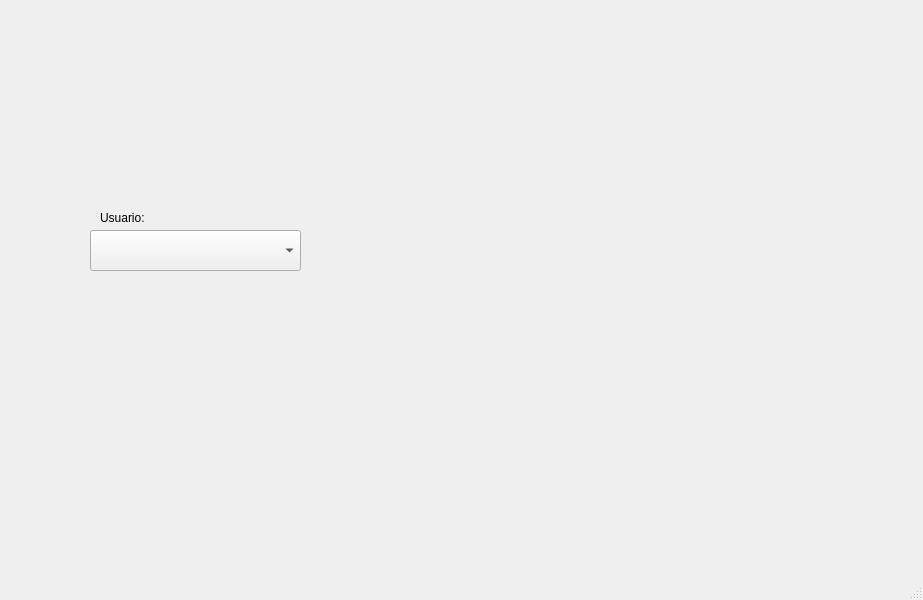
<?xml version="1.0" encoding="UTF-8"?>
<ui version="4.0">
 <class>MainWindow</class>
 <widget class="QMainWindow" name="MainWindow">
  <property name="geometry">
   <rect>
    <x>0</x>
    <y>0</y>
    <width>923</width>
    <height>600</height>
   </rect>
  </property>
  <property name="windowTitle">
   <string>MainWindow</string>
  </property>
  <widget class="QWidget" name="centralwidget">
   <widget class="QLabel" name="label_3">
    <property name="geometry">
     <rect>
      <x>20</x>
      <y>-40</y>
      <width>251</width>
      <height>221</height>
     </rect>
    </property>
    <property name="font">
     <font>
      <pointsize>16</pointsize>
      <weight>75</weight>
      <bold>true</bold>
     </font>
    </property>
    <property name="styleSheet">
     <string notr="true">border-image: url(:/Logos/ingenieria logo.png);</string>
    </property>
    <property name="text">
     <string>&lt;html&gt;&lt;head/&gt;&lt;body&gt;&lt;p&gt;&lt;br/&gt;&lt;/p&gt;&lt;/body&gt;&lt;/html&gt;</string>
    </property>
   </widget>
   <widget class="QLabel" name="label">
    <property name="geometry">
     <rect>
      <x>670</x>
      <y>10</y>
      <width>211</width>
      <height>101</height>
     </rect>
    </property>
    <property name="styleSheet">
     <string notr="true">border-image: url(:/Logos/uat logo.jpg);</string>
    </property>
    <property name="text">
     <string/>
    </property>
   </widget>
   <widget class="QLabel" name="label_8">
    <property name="geometry">
     <rect>
      <x>710</x>
      <y>370</y>
      <width>181</width>
      <height>161</height>
     </rect>
    </property>
    <property name="styleSheet">
     <string notr="true">border-image: url(:/Logos/logo programador.png);</string>
    </property>
    <property name="text">
     <string/>
    </property>
   </widget>
   <widget class="QComboBox" name="combo_equipo">
    <property name="geometry">
     <rect>
      <x>90</x>
      <y>230</y>
      <width>211</width>
      <height>41</height>
     </rect>
    </property>
   </widget>
   <widget class="QLabel" name="label_2">
    <property name="geometry">
     <rect>
      <x>100</x>
      <y>210</y>
      <width>58</width>
      <height>16</height>
     </rect>
    </property>
    <property name="text">
     <string>Usuario:</string>
    </property>
   </widget>
   <widget class="QLabel" name="img_persona">
    <property name="geometry">
     <rect>
      <x>440</x>
      <y>140</y>
      <width>271</width>
      <height>231</height>
     </rect>
    </property>
    <property name="text">
     <string/>
    </property>
    <property name="pixmap">
     <pixmap>:/Logos/FI_LOGO.png</pixmap>
    </property>
    <property name="scaledContents">
     <bool>true</bool>
    </property>
   </widget>
  </widget>
  <widget class="QMenuBar" name="menubar">
   <property name="geometry">
    <rect>
     <x>0</x>
     <y>0</y>
     <width>923</width>
     <height>26</height>
    </rect>
   </property>
  </widget>
  <widget class="QStatusBar" name="statusbar"/>
 </widget>
 <resources>
  <include location="recursos.qrc"/>
 </resources>
 <connections/>
</ui>
